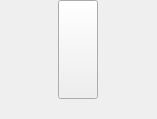
<?xml version="1.0" encoding="UTF-8"?>
<ui version="4.0">
 <class>LabelButton</class>
 <widget class="QWidget" name="LabelButton">
  <property name="geometry">
   <rect>
    <x>0</x>
    <y>0</y>
    <width>157</width>
    <height>119</height>
   </rect>
  </property>
  <property name="windowTitle">
   <string>Form</string>
  </property>
  <layout class="QVBoxLayout" name="verticalLayout">
   <property name="spacing">
    <number>6</number>
   </property>
   <property name="leftMargin">
    <number>0</number>
   </property>
   <property name="topMargin">
    <number>0</number>
   </property>
   <property name="rightMargin">
    <number>0</number>
   </property>
   <property name="bottomMargin">
    <number>0</number>
   </property>
   <item alignment="Qt::AlignHCenter">
    <widget class="ButtonWithMark" name="pushButton">
     <property name="sizePolicy">
      <sizepolicy hsizetype="Preferred" vsizetype="Preferred">
       <horstretch>0</horstretch>
       <verstretch>0</verstretch>
      </sizepolicy>
     </property>
     <property name="text">
      <string/>
     </property>
     <property name="flat">
      <bool>false</bool>
     </property>
    </widget>
   </item>
   <item>
    <widget class="QLabel" name="label">
     <property name="sizePolicy">
      <sizepolicy hsizetype="Preferred" vsizetype="Maximum">
       <horstretch>0</horstretch>
       <verstretch>0</verstretch>
      </sizepolicy>
     </property>
     <property name="text">
      <string/>
     </property>
     <property name="alignment">
      <set>Qt::AlignCenter</set>
     </property>
     <property name="wordWrap">
      <bool>true</bool>
     </property>
    </widget>
   </item>
  </layout>
 </widget>
 <customwidgets>
  <customwidget>
   <class>ButtonWithMark</class>
   <extends>QPushButton</extends>
   <header>LabelButton.h</header>
  </customwidget>
 </customwidgets>
 <resources/>
 <connections/>
</ui>
